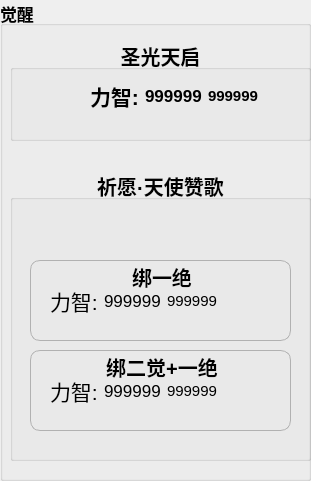
   <widget class="QGroupBox" name="groupBox_3">
    <property name="geometry">
     <rect>
      <x>800</x>
      <y>70</y>
      <width>311</width>
      <height>481</height>
     </rect>
    </property>
    <property name="font">
     <font>
      <pointsize>13</pointsize>
      <weight>75</weight>
      <bold>true</bold>
     </font>
    </property>
    <property name="title">
     <string>觉醒</string>
    </property>
    <property name="flat">
     <bool>true</bool>
    </property>
    <widget class="QGroupBox" name="yijue">
     <property name="geometry">
      <rect>
       <x>10</x>
       <y>40</y>
       <width>301</width>
       <height>101</height>
      </rect>
     </property>
     <property name="font">
      <font>
       <pointsize>15</pointsize>
      </font>
     </property>
     <property name="title">
      <string>圣光天启</string>
     </property>
     <property name="alignment">
      <set>Qt::AlignHCenter|Qt::AlignTop</set>
     </property>
     <property name="flat">
      <bool>false</bool>
     </property>
     <property name="checkable">
      <bool>false</bool>
     </property>
     <property name="checked">
      <bool>false</bool>
     </property>
     <widget class="QLabel" name="yijue_icon">
      <property name="geometry">
       <rect>
        <x>20</x>
        <y>30</y>
        <width>50</width>
        <height>50</height>
       </rect>
      </property>
      <property name="text">
       <string/>
      </property>
      <property name="pixmap">
       <pixmap resource="../uncompiled/images.qrc">:/png/23.PNG</pixmap>
      </property>
      <property name="scaledContents">
       <bool>true</bool>
      </property>
     </widget>
     <widget class="QWidget" name="layoutWidget">
      <property name="geometry">
       <rect>
        <x>70</x>
        <y>30</y>
        <width>231</width>
        <height>51</height>
       </rect>
      </property>
      <layout class="QHBoxLayout" name="horizontalLayout_30">
       <property name="leftMargin">
        <number>10</number>
       </property>
       <item>
        <widget class="QLabel" name="label_49">
         <property name="font">
          <font>
           <pointsize>16</pointsize>
          </font>
         </property>
         <property name="text">
          <string>力智:</string>
         </property>
        </widget>
       </item>
       <item>
        <widget class="QLabel" name="yijue_lz">
         <property name="font">
          <font>
           <pointsize>13</pointsize>
          </font>
         </property>
         <property name="text">
          <string>999999</string>
         </property>
        </widget>
       </item>
       <item>
        <widget class="QLabel" name="yijue_cj">
         <property name="font">
          <font>
           <pointsize>11</pointsize>
          </font>
         </property>
         <property name="text">
          <string>999999</string>
         </property>
        </widget>
       </item>
       <item>
        <spacer name="horizontalSpacer_23">
         <property name="orientation">
          <enum>Qt::Horizontal</enum>
         </property>
         <property name="sizeHint" stdset="0">
          <size>
           <width>40</width>
           <height>20</height>
          </size>
         </property>
        </spacer>
       </item>
      </layout>
     </widget>
    </widget>
    <widget class="QGroupBox" name="sanjue">
     <property name="geometry">
      <rect>
       <x>10</x>
       <y>170</y>
       <width>301</width>
       <height>291</height>
      </rect>
     </property>
     <property name="font">
      <font>
       <pointsize>15</pointsize>
      </font>
     </property>
     <property name="styleSheet">
      <string notr="true">QGroupBox{
}</string>
     </property>
     <property name="title">
      <string>祈愿·天使赞歌</string>
     </property>
     <property name="alignment">
      <set>Qt::AlignHCenter|Qt::AlignTop</set>
     </property>
     <property name="flat">
      <bool>false</bool>
     </property>
     <widget class="QLabel" name="sanjue_icon">
      <property name="geometry">
       <rect>
        <x>120</x>
        <y>30</y>
        <width>51</width>
        <height>51</height>
       </rect>
      </property>
      <property name="text">
       <string/>
      </property>
      <property name="pixmap">
       <pixmap resource="../uncompiled/images.qrc">:/png/350.PNG</pixmap>
      </property>
      <property name="scaledContents">
       <bool>true</bool>
      </property>
     </widget>
     <widget class="QGroupBox" name="groupBox_2">
      <property name="geometry">
       <rect>
        <x>20</x>
        <y>90</y>
        <width>261</width>
        <height>81</height>
       </rect>
      </property>
      <property name="styleSheet">
       <string notr="true">QGroupBox{
	border:1px solid rgb(177, 177, 177);
	border-radius:10px;
}</string>
      </property>
      <property name="title">
       <string>绑一绝</string>
      </property>
      <property name="alignment">
       <set>Qt::AlignHCenter|Qt::AlignTop</set>
      </property>
      <property name="flat">
       <bool>false</bool>
      </property>
      <widget class="QWidget" name="layoutWidget_31">
       <property name="geometry">
        <rect>
         <x>0</x>
         <y>0</y>
         <width>261</width>
         <height>81</height>
        </rect>
       </property>
       <layout class="QHBoxLayout" name="horizontalLayout_31">
        <property name="leftMargin">
         <number>20</number>
        </property>
        <item>
         <widget class="QLabel" name="label_52">
          <property name="font">
           <font>
            <pointsize>16</pointsize>
           </font>
          </property>
          <property name="text">
           <string>力智:</string>
          </property>
         </widget>
        </item>
        <item>
         <widget class="QLabel" name="sanjue_lz_1">
          <property name="font">
           <font>
            <pointsize>13</pointsize>
           </font>
          </property>
          <property name="text">
           <string>999999</string>
          </property>
         </widget>
        </item>
        <item>
         <widget class="QLabel" name="sanjue_lz_1_cj">
          <property name="font">
           <font>
            <pointsize>11</pointsize>
           </font>
          </property>
          <property name="text">
           <string>999999</string>
          </property>
         </widget>
        </item>
        <item>
         <spacer name="horizontalSpacer_26">
          <property name="orientation">
           <enum>Qt::Horizontal</enum>
          </property>
          <property name="sizeHint" stdset="0">
           <size>
            <width>40</width>
            <height>20</height>
           </size>
          </property>
         </spacer>
        </item>
       </layout>
      </widget>
     </widget>
     <widget class="QGroupBox" name="groupBox_15">
      <property name="geometry">
       <rect>
        <x>20</x>
        <y>180</y>
        <width>261</width>
        <height>81</height>
       </rect>
      </property>
      <property name="styleSheet">
       <string notr="true">QGroupBox{
	border:1px solid rgb(177, 177, 177);
	border-radius:10px;
}</string>
      </property>
      <property name="title">
       <string>绑二觉+一绝</string>
      </property>
      <property name="alignment">
       <set>Qt::AlignHCenter|Qt::AlignTop</set>
      </property>
      <property name="flat">
       <bool>false</bool>
      </property>
      <widget class="QWidget" name="layoutWidget_33">
       <property name="geometry">
        <rect>
         <x>0</x>
         <y>0</y>
         <width>261</width>
         <height>81</height>
        </rect>
       </property>
       <layout class="QHBoxLayout" name="horizontalLayout_33">
        <property name="leftMargin">
         <number>20</number>
        </property>
        <item>
         <widget class="QLabel" name="label_60">
          <property name="font">
           <font>
            <pointsize>16</pointsize>
           </font>
          </property>
          <property name="text">
           <string>力智:</string>
          </property>
         </widget>
        </item>
        <item>
         <widget class="QLabel" name="sanjue_lz_2">
          <property name="font">
           <font>
            <pointsize>13</pointsize>
           </font>
          </property>
          <property name="text">
           <string>999999</string>
          </property>
         </widget>
        </item>
        <item>
         <widget class="QLabel" name="sanjue_lz_2_cj">
          <property name="font">
           <font>
            <pointsize>11</pointsize>
           </font>
          </property>
          <property name="text">
           <string>999999</string>
          </property>
         </widget>
        </item>
        <item>
         <spacer name="horizontalSpacer_28">
          <property name="orientation">
           <enum>Qt::Horizontal</enum>
          </property>
          <property name="sizeHint" stdset="0">
           <size>
            <width>40</width>
            <height>20</height>
           </size>
          </property>
         </spacer>
        </item>
       </layout>
      </widget>
     </widget>
    </widget>
   </widget>
